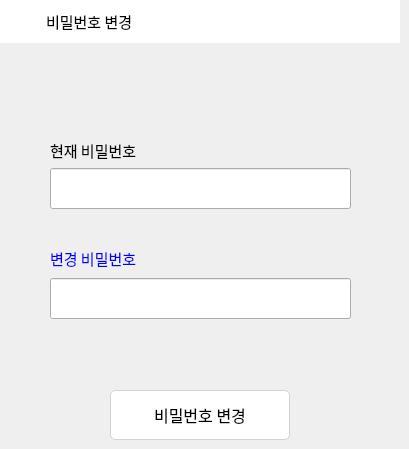
   <widget class="QWidget" name="page_pwd">
    <widget class="QWidget" name="widget_11" native="true">
     <property name="geometry">
      <rect>
       <x>0</x>
       <y>0</y>
       <width>400</width>
       <height>43</height>
      </rect>
     </property>
     <property name="minimumSize">
      <size>
       <width>0</width>
       <height>43</height>
      </size>
     </property>
     <property name="styleSheet">
      <string notr="true">background: #FFF;</string>
     </property>
     <layout class="QHBoxLayout" name="horizontalLayout_12">
      <item>
       <widget class="QPushButton" name="btn_back_4">
        <property name="text">
         <string/>
        </property>
        <property name="icon">
         <iconset>
          <normaloff>../IMG/back.png</normaloff>../IMG/back.png</iconset>
        </property>
        <property name="iconSize">
         <size>
          <width>18</width>
          <height>25</height>
         </size>
        </property>
        <property name="autoDefault">
         <bool>false</bool>
        </property>
        <property name="flat">
         <bool>true</bool>
        </property>
       </widget>
      </item>
      <item>
       <widget class="QLabel" name="label_7">
        <property name="font">
         <font>
          <family>평창체 Regular</family>
          <pointsize>11</pointsize>
         </font>
        </property>
        <property name="text">
         <string>비밀번호 변경</string>
        </property>
       </widget>
      </item>
      <item>
       <spacer name="horizontalSpacer_9">
        <property name="orientation">
         <enum>Qt::Horizontal</enum>
        </property>
        <property name="sizeHint" stdset="0">
         <size>
          <width>40</width>
          <height>20</height>
         </size>
        </property>
       </spacer>
      </item>
     </layout>
    </widget>
    <widget class="QPushButton" name="btn_pwd_save">
     <property name="geometry">
      <rect>
       <x>110</x>
       <y>390</y>
       <width>180</width>
       <height>50</height>
      </rect>
     </property>
     <property name="minimumSize">
      <size>
       <width>170</width>
       <height>50</height>
      </size>
     </property>
     <property name="font">
      <font>
       <family>평창체 Regular</family>
       <pointsize>12</pointsize>
      </font>
     </property>
     <property name="styleSheet">
      <string notr="true">border:1px solid lightgray;
border-radius:5px;
padding:5px;
background: #FFF;</string>
     </property>
     <property name="text">
      <string>비밀번호 변경</string>
     </property>
    </widget>
    <widget class="QLineEdit" name="ldt_before_pwd">
     <property name="geometry">
      <rect>
       <x>50</x>
       <y>168</y>
       <width>301</width>
       <height>41</height>
      </rect>
     </property>
     <property name="font">
      <font>
       <family>평창체 Regular</family>
       <pointsize>10</pointsize>
      </font>
     </property>
    </widget>
    <widget class="QLineEdit" name="ldt_after_pwd">
     <property name="geometry">
      <rect>
       <x>50</x>
       <y>278</y>
       <width>301</width>
       <height>41</height>
      </rect>
     </property>
     <property name="font">
      <font>
       <family>평창체 Regular</family>
       <pointsize>10</pointsize>
      </font>
     </property>
    </widget>
    <widget class="QLabel" name="label_3">
     <property name="geometry">
      <rect>
       <x>50</x>
       <y>140</y>
       <width>91</width>
       <height>20</height>
      </rect>
     </property>
     <property name="font">
      <font>
       <family>평창체 Regular</family>
       <pointsize>11</pointsize>
      </font>
     </property>
     <property name="text">
      <string>현재 비밀번호</string>
     </property>
    </widget>
    <widget class="QLabel" name="label_4">
     <property name="geometry">
      <rect>
       <x>50</x>
       <y>248</y>
       <width>91</width>
       <height>20</height>
      </rect>
     </property>
     <property name="font">
      <font>
       <family>평창체 Regular</family>
       <pointsize>11</pointsize>
      </font>
     </property>
     <property name="styleSheet">
      <string notr="true">color:blue;</string>
     </property>
     <property name="text">
      <string>변경 비밀번호</string>
     </property>
    </widget>
   </widget>
